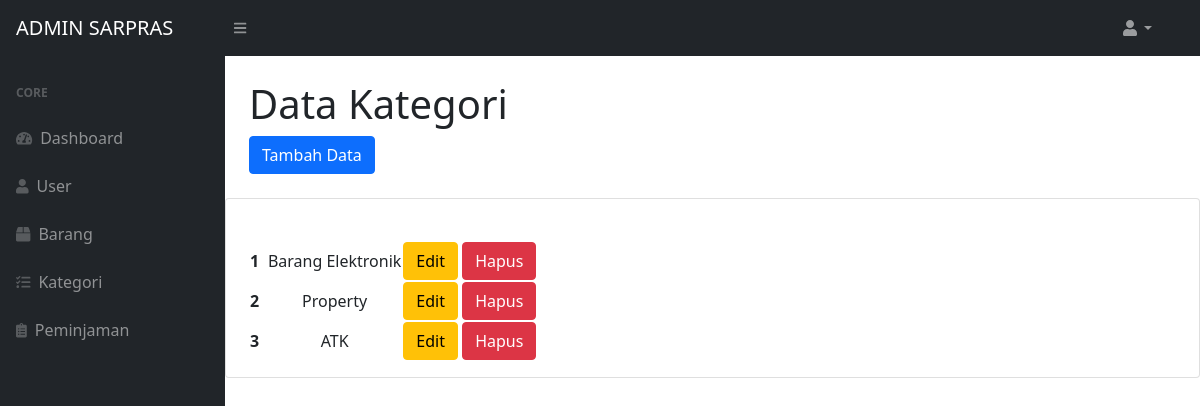
Before: /index.php/kategori with the older database file.
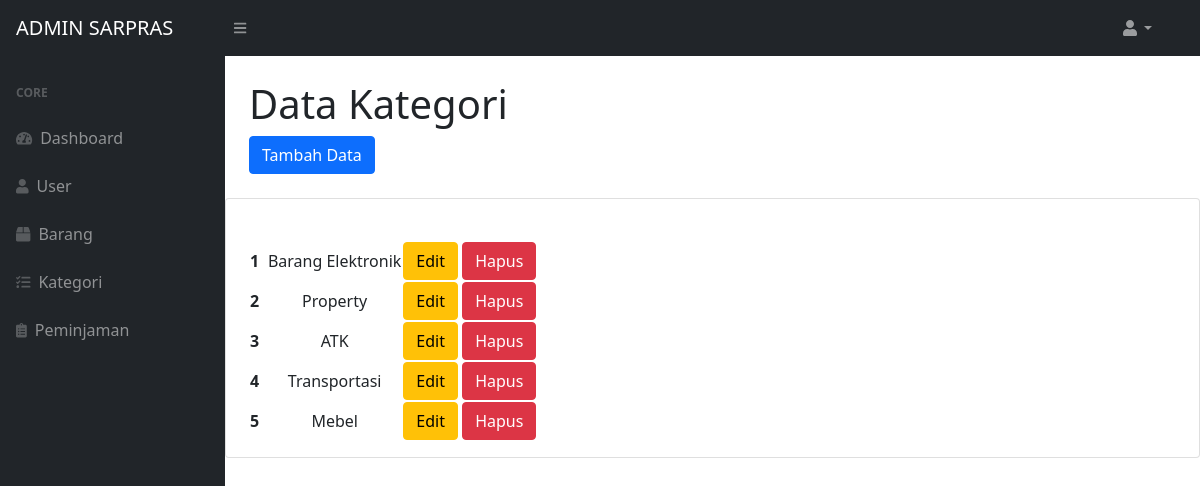
After: the same page with the newer database file.
### tables this page shows
CREATE TABLE `tb_kategori` (
  `id_kategori` int(20) NOT NULL,
  `nama_kategori` varchar(30) NOT NULL
);

### application/controllers/Kategori.php (called while the page is built, shortened)
<?php
class Kategori extends CI_Controller {
    function __construct(){
        $this->load->model('M_Kategori', 'kategori');
    }
	public function index()
	{
        $data = array(
            'title' => 'List Kategori',
            'content' => 'kategori/vkategori',
            'data'=>  $this->kategori->get_data()
        );
        $this->load->view('template/view', $data);
	}
}
?>

### index.php (called while the page is built, shortened)
<?php
require_once BASEPATH.'core/CodeIgniter.php';

### application/models/M_Kategori.php (called while the page is built, shortened)
<?php
    class M_kategori extends CI_Model {
        function get_data($table='tb_kategori')
        {
            $query = $this->db->get($table);
            return $query->result();
        }
    }
?>

### application/views/kategori/vkategori.php (the view, shortened to what this page needs)
<!DOCTYPE html>
<html lang="en">
<head>
    <link href="https://cdn.jsdelivr.net/npm/bootstrap@5.0.0-beta3/dist/css/bootstrap.min.css" rel="stylesheet">
</head>
<body>
    <div id="layoutSidenav_content">
        <main>
            <div class="container-fluid px-4">
                <h1 class="mt-4">Data Kategori</h1>
                    <ol class="breadcrumb mb-4">
                    <a href="kategori/add" class="btn btn-primary">Tambah Data</a>
                    </ol>
            </div>
            <div class="card mb-4">
            <div class="card-body">
                <table id="datatablesSimple">
                    <thead class="table-dark ">
                        <tr >
                            <th class="text-center">No</th>
                            <th class="text-center">Nama Kategori</th>
                            <th class="text-center">Aksi</th>
                        </tr>
                    </thead>
                <tbody>
                    <?php $no= 0; foreach ($data as $key): ?>
                    <tr class="text-center">
                        <th scope="row" class="text-center" ><?= ++$no ?></th>
                        <td><?= $key->nama_kategori?></td>
                        <td>
                        <a href="kategori/edit/<?= $key->id_kategori ?>" class="btn btn-warning">Edit</a>
                        <a href="kategori/delete/<?= $key->id_kategori ?>" class="btn btn-danger">Hapus</a>
                        </td>
                    </tr>
                    <?php endforeach ?>
                </tbody>
                </table>
        </main>
    </div>
</body>
</html>

### application/views/template/view.php (shortened to what this page needs)
<!DOCTYPE html>
<html lang="en">
<head>
        <link href="https://cdn.jsdelivr.net/npm/simple-datatables@latest/dist/style.css" rel="stylesheet" />
        <link href="<?= base_url()?>assets/css/styles.css" rel="stylesheet" />
</head>
<body>
<nav class="sb-topnav navbar navbar-expand navbar-dark bg-dark">
        <a class="navbar-brand ps-3" href="index.html">ADMIN SARPRAS</a>
        <button class="btn btn-link btn-sm order-1 order-lg-0 me-4 me-lg-0" id="sidebarToggle" href="#!"><i class="fas fa-bars"></i></button>
        <form class="d-none d-md-inline-block form-inline ms-auto me-0 me-md-3 my-2 my-md-0">
            <ul class="navbar-nav ms-auto ms-md-0 me-3 me-lg-4">
                <li class="nav-item dropdown">
                    <a class="nav-link dropdown-toggle" id="navbarDropdown" href="#" role="button" data-bs-toggle="dropdown" aria-expanded="false"><i class="fas fa-user fa-fw"></i></a>
                </li>
            </ul>
        </form>
    </nav>
    <?php if ($title != 'Login Admin') : ?>
        <?php $this->view('template/sidebar'); ?>
            <?php endif ?>
            <?php $this->view($content); ?>
</body>
</html>

### application/views/template/sidebar.php
<!DOCTYPE html>
<html lang="en">
<head>
</head>
<body>
    <div id="layoutSidenav">
        <div id="layoutSidenav_nav">
            <nav class="sb-sidenav accordion sb-sidenav-dark" id="sidenavAccordion">
                <div class="sb-sidenav-menu">
                    <div class="nav">
                        <div class="sb-sidenav-menu-heading">Core</div>
                        <a class="nav-link" href="<?php base_url() ?>Dashboard">
                            <div class="sb-nav-link-icon"><i class="fas fa-tachometer-alt"></i></div>
                            Dashboard
                        </a>
                        <a class="nav-link" href="<?php base_url() ?>User">
                            <div class="sb-nav-link-icon"><i class="fas fa-user"></i></div>
                            User
                        </a>
                        <a class="nav-link" href="<?php base_url() ?>Barang">
                            <div class="sb-nav-link-icon"><i class="fas fa-box"></i></div>
                            Barang
                        </a>
                        <a class="nav-link" href="<?php base_url() ?>Kategori">
                            <div class="sb-nav-link-icon"><i class="fas fa-tasks"></i></div>
                            Kategori
                        </a>
                        <a class="nav-link" href="<?php base_url() ?>Peminjaman">
                            <div class="sb-nav-link-icon"><i class="fas fa-clipboard-list"></i></div>
                            Peminjaman
                        </a>
                </div>
            </nav>
    </div>
</body>
</html>

Changed rows visible on the page:
added tb_kategori: nama_kategori "Transportasi"
added tb_kategori: nama_kategori "Mebel"
